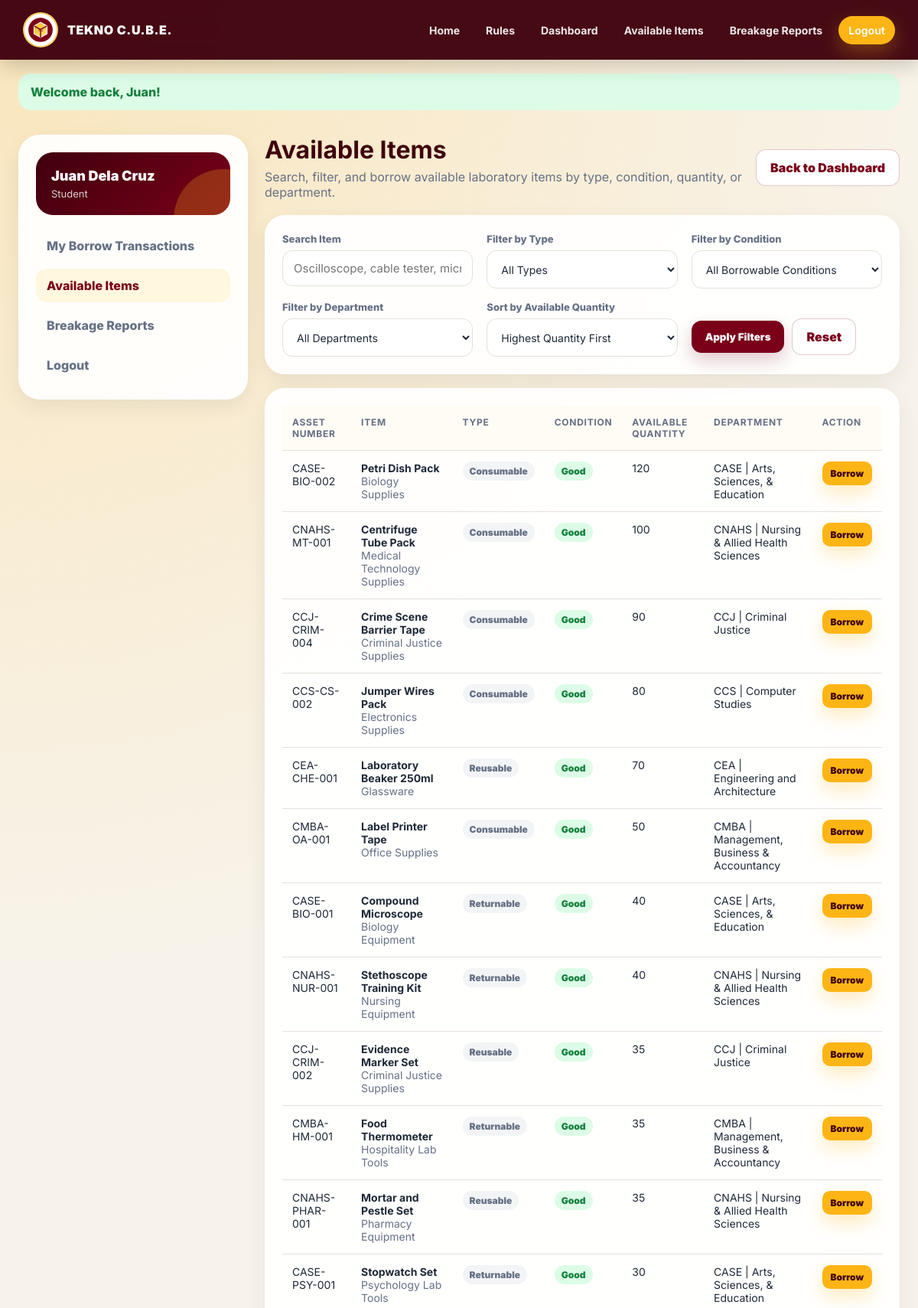
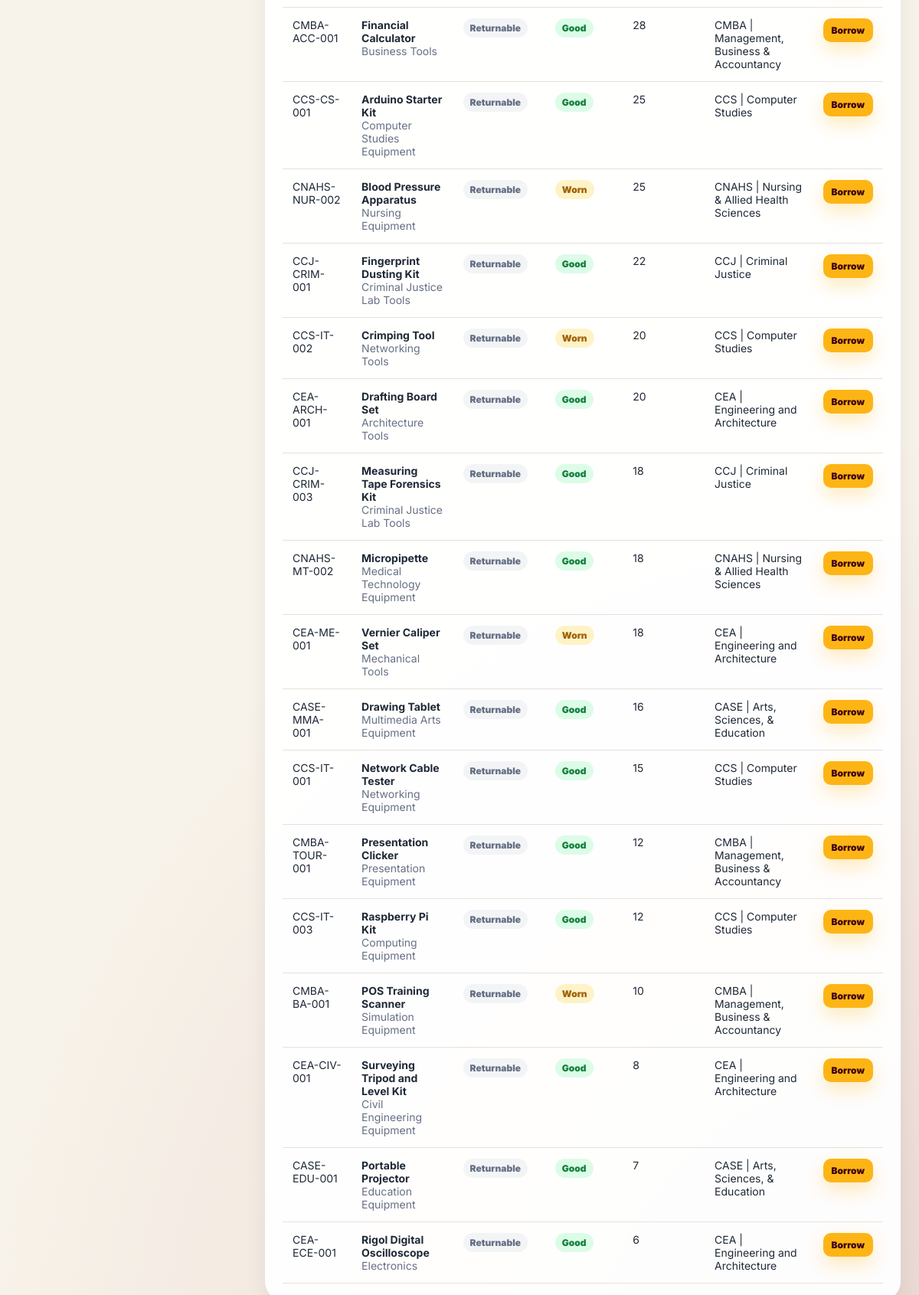
The page /student/available_items.php (signed in, upper part) on the database its author committed (2 pictures, top to bottom).
### tables this page shows
CREATE TABLE Student (
    UserID VARCHAR(20) PRIMARY KEY,
    Course VARCHAR(100) NOT NULL,
    EnrollmentStatus ENUM('Officially Enrolled','Inactive') NOT NULL DEFAULT 'Officially Enrolled',
    HasLiability BOOLEAN NOT NULL DEFAULT FALSE,
    CONSTRAINT fk_student_user FOREIGN KEY (UserID) REFERENCES `User`(UserID) ON DELETE CASCADE ON UPDATE CASCADE
);

CREATE TABLE `User` (
    UserID VARCHAR(20) PRIMARY KEY,
    FirstName VARCHAR(50) NOT NULL,
    LastName VARCHAR(50) NOT NULL,
    UserType ENUM('Student','Instructor','Admin') NOT NULL,
    Email VARCHAR(100) NOT NULL UNIQUE,
    PasswordHash VARCHAR(255) NOT NULL,
    CreatedAt TIMESTAMP NOT NULL DEFAULT CURRENT_TIMESTAMP
);

CREATE TABLE Inventory_item (
    AssetNumber VARCHAR(20) PRIMARY KEY,
    ItemName VARCHAR(100) NOT NULL,
    Category VARCHAR(50) NOT NULL,
    ItemType ENUM('Consumable','Reusable','Returnable') NOT NULL,
    CurrentCondition ENUM('Good','Worn','Damaged') NOT NULL DEFAULT 'Good',
    ReplacementCost DECIMAL(10,2) NOT NULL DEFAULT 0.00,
    QuantityAvailable INT NOT NULL DEFAULT 0,
    DepartmentID VARCHAR(20) NOT NULL,
    CONSTRAINT chk_inventory_replacement_cost CHECK (ReplacementCost >= 0),
    CONSTRAINT chk_inventory_quantity CHECK (QuantityAvailable >= 0),
    CONSTRAINT fk_inventory_department FOREIGN KEY (DepartmentID) REFERENCES Department(DepartmentID) ON DELETE RESTRICT ON UPDATE CASCADE
);

### connect.php (called while the page is built, shortened)
<?php
function url(string $path = ''): string
{
    return BASE_URL . ltrim($path, '/');
}
function h(?string $value): string
{
    return htmlspecialchars($value ?? '', ENT_QUOTES, 'UTF-8');
}
?>

### includes/options.php (called while the page is built, shortened)
<?php
function college_departments(): array
{
    return [
        'DEPT-CEA' => ['code' => 'CEA', 'name' => 'College of Engineering and Architecture', 'short' => 'Engineering and Architecture', 'location' => 'Engineering and Architecture Building'],
        'DEPT-CMBA' => ['code' => 'CMBA', 'name' => 'College of Management, Business & Accountancy', 'short' => 'Management, Business & Accountancy', 'location' => 'Management and Business Building'],
        'DEPT-CASE' => ['code' => 'CASE', 'name' => 'College of Arts, Sciences, & Education', 'short' => 'Arts, Sciences, & Education', 'location' => 'Arts, Sciences, and Education Building'],
        'DEPT-CNAHS' => ['code' => 'CNAHS', 'name' => 'College of Nursing & Allied Health Sciences', 'short' => 'Nursing & Allied Health Sciences', 'location' => 'Nursing and Allied Health Sciences Building'],
        'DEPT-CCS' => ['code' => 'CCS', 'name' => 'College of Computer Studies', 'short' => 'Computer Studies', 'location' => 'NGE Building'],
        'DEPT-CCJ' => ['code' => 'CCJ', 'name' => 'College of Criminal Justice', 'short' => 'Criminal Justice', 'location' => 'Criminal Justice Building'],
    ];
}
function department_code(string $departmentId): string
{
    $departments = college_departments();
    return $departments[$departmentId]['code'] ?? $departmentId;
}
function department_short_name(string $departmentId): string
{
    $departments = college_departments();
    return $departments[$departmentId]['short'] ?? $departmentId;
}
?>

### student/available_items.php (the view, shortened to what this page needs)
<?php
require_once '../connect.php';
require_once ROOT_PATH . '/includes/options.php';
$userId = $_SESSION['user_id'];
$stmt = $connection->prepare('SELECT u.*, s.Course, s.EnrollmentStatus, s.HasLiability FROM `User` u JOIN Student s ON u.UserID=s.UserID WHERE u.UserID=?');
$stmt->bind_param('s', $userId);
$stmt->execute();
$profile = $stmt->get_result()->fetch_assoc();
$search = trim($_GET['search'] ?? '');
$qtySort = strtolower($_GET['qty_sort'] ?? 'desc') === 'asc' ? 'ASC' : 'DESC';
$where = ['i.QuantityAvailable > 0', "i.CurrentCondition <> 'Damaged'"];
$sql = 'SELECT i.*, d.DepartmentName FROM Inventory_item i JOIN Department d ON i.DepartmentID=d.DepartmentID WHERE ' . implode(' AND ', $where) . " ORDER BY i.QuantityAvailable {$qtySort}, i.ItemName ASC";
$stmt = $connection->prepare($sql);
$stmt->execute();
$items = $stmt->get_result();
$canBorrow = ($profile['EnrollmentStatus'] === 'Officially Enrolled' && (int)$profile['HasLiability'] === 0);
require_once ROOT_PATH . '/includes/header.php';
?>
<div class="layout">
    <aside class="sidebar">
        <div class="profile-box">
            <div class="name"><?= h($profile['FirstName'].' '.$profile['LastName']) ?></div>
            <div class="role">Student</div>
        </div>
        <div class="side-links">
            <a href="<?= url('student/dashboard.php') ?>">My Borrow Transactions</a>
            <a class="active" href="<?= url('student/available_items.php') ?>">Available Items</a>
            <a href="<?= url('student/breakage_reports.php') ?>">Breakage Reports</a>
            <a href="<?= url('logout.php') ?>">Logout</a>
        </div>
    </aside>
    <section class="content">
        <div class="page-head">
            <div>
                <h1>Available Items</h1>
                <p>Search, filter, and borrow available laboratory items by type, condition, quantity, or department.</p>
            </div>
            <a class="btn btn-outline" href="<?= url('student/dashboard.php') ?>">Back to Dashboard</a>
        </div>
        <div class="panel filter-bar">
            <form method="get" class="form-grid">
                <div>
                    <label for="search">Search Item</label>
                    <input id="search" type="text" name="search" value="<?= h($search) ?>" placeholder="Oscilloscope, cable tester, microscope">
                </div>
                <div>
                    <label for="type">Filter by Type</label>
                    <select id="type" name="type">
                        <option value="">All Types</option>
                    </select>
                </div>
                <div>
                    <label for="condition">Filter by Condition</label>
                    <select id="condition" name="condition">
                        <option value="">All Borrowable Conditions</option>
                    </select>
                </div>
                <div>
                    <label for="department">Filter by Department</label>
                    <select id="department" name="department">
                        <option value="">All Departments</option>
                    </select>
                </div>
                <div>
                    <label for="qty_sort">Sort by Available Quantity</label>
                    <select id="qty_sort" name="qty_sort">
                        <option value="desc" <?= $qtySort === 'DESC' ? 'selected' : '' ?>>Highest Quantity First</option>
                    </select>
                </div>
                <div class="form-actions" style="justify-content:flex-start;margin-top:20px;">
                    <button class="btn btn-primary" type="submit">Apply Filters</button>
                    <a class="btn btn-outline" href="<?= url('student/available_items.php') ?>">Reset</a>
                </div>
            </form>
        </div>
        <div class="panel table-wrap">
            <table>
                <thead>
                    <tr>
                        <th>Asset Number</th>
                        <th>Item</th>
                        <th>Type</th>
                        <th>Condition</th>
                        <th>Available Quantity</th>
                        <th>Department</th>
                        <th>Action</th>
                    </tr>
                </thead>
                <tbody>
                    <?php while ($row = $items->fetch_assoc()): ?>
                        <tr>
                            <td><?= h($row['AssetNumber']) ?></td>
                            <td>
                                <strong><?= h($row['ItemName']) ?></strong><br>
                                <span class="subtle"><?= h($row['Category']) ?></span>
                            </td>
                            <td><span class="badge badge-muted"><?= h($row['ItemType']) ?></span></td>
                            <td><span class="badge <?= $row['CurrentCondition'] === 'Good' ? 'badge-success' : 'badge-warning' ?>"><?= h($row['CurrentCondition']) ?></span></td>
                            <td><?= h((string)$row['QuantityAvailable']) ?></td>
                            <td><?= h(department_code($row['DepartmentID']) . ' | ' . department_short_name($row['DepartmentID'])) ?></td>
                            <td>
                                <?php if ($canBorrow): ?>
                                    <form method="post" action="<?= url('student/borrow.php') ?>" onsubmit="return confirm('Borrow <?= h($row['ItemName']) ?>?');">
                                        <button class="btn btn-small btn-gold" type="submit">Borrow</button>
                                    </form>
                                <?php else: ?>
                                    <button class="btn btn-small btn-outline" type="button" disabled>Not Allowed</button>
                                <?php endif; ?>
                            </td>
                        </tr>
                    <?php endwhile; ?>
                </tbody>
            </table>
        </div>
    </section>
</div>
<?php require_once ROOT_PATH . '/includes/footer.php'; ?>

### rows shown on the page
student: UserID.LastName "Juan Dela Cruz"
inventory_item: AssetNumber "CASE-BIO-002", ItemName "Petri Dish Pack", Category "Biology Supplies", ItemType "Consumable", CurrentCondition "Good", QuantityAvailable "120", DepartmentID "CASE | Arts, Sciences, & Education"
inventory_item: AssetNumber "CNAHS-MT-001", ItemName "Centrifuge Tube Pack", Category "Medical Technology Supplies", ItemType "Consumable", CurrentCondition "Good", QuantityAvailable "100", DepartmentID "CNAHS | Nursing & Allied Health Sciences"
inventory_item: AssetNumber "CCJ-CRIM-004", ItemName "Crime Scene Barrier Tape", Category "Criminal Justice Supplies", ItemType "Consumable", CurrentCondition "Good", QuantityAvailable "90", DepartmentID "CCJ | Criminal Justice"
inventory_item: AssetNumber "CCS-CS-002", ItemName "Jumper Wires Pack", Category "Electronics Supplies", ItemType "Consumable", CurrentCondition "Good", QuantityAvailable "80", DepartmentID "CCS | Computer Studies"
inventory_item: AssetNumber "CEA-CHE-001", ItemName "Laboratory Beaker 250ml", Category "Glassware", ItemType "Reusable", CurrentCondition "Good", QuantityAvailable "70", DepartmentID "CEA | Engineering and Architecture"
inventory_item: AssetNumber "CMBA-OA-001", ItemName "Label Printer Tape", Category "Office Supplies", ItemType "Consumable", CurrentCondition "Good", QuantityAvailable "50", DepartmentID "CMBA | Management, Business & Accountancy"
inventory_item: AssetNumber "CASE-BIO-001", ItemName "Compound Microscope", Category "Biology Equipment", ItemType "Returnable", CurrentCondition "Good", QuantityAvailable "40", DepartmentID "CASE | Arts, Sciences, & Education"
inventory_item: AssetNumber "CNAHS-NUR-001", ItemName "Stethoscope Training Kit", Category "Nursing Equipment", ItemType "Returnable", CurrentCondition "Good", QuantityAvailable "40", DepartmentID "CNAHS | Nursing & Allied Health Sciences"
inventory_item: AssetNumber "CCJ-CRIM-002", ItemName "Evidence Marker Set", Category "Criminal Justice Supplies", ItemType "Reusable", CurrentCondition "Good", QuantityAvailable "35", DepartmentID "CCJ | Criminal Justice"
inventory_item: AssetNumber "CMBA-HM-001", ItemName "Food Thermometer", Category "Hospitality Lab Tools", ItemType "Returnable", CurrentCondition "Good", QuantityAvailable "35", DepartmentID "CMBA | Management, Business & Accountancy"
inventory_item: AssetNumber "CNAHS-PHAR-001", ItemName "Mortar and Pestle Set", Category "Pharmacy Equipment", ItemType "Reusable", CurrentCondition "Good", QuantityAvailable "35", DepartmentID "CNAHS | Nursing & Allied Health Sciences"
inventory_item: AssetNumber "CASE-PSY-001", ItemName "Stopwatch Set", Category "Psychology Lab Tools", ItemType "Returnable", CurrentCondition "Good", QuantityAvailable "30", DepartmentID "CASE | Arts, Sciences, & Education"
inventory_item: AssetNumber "CMBA-ACC-001", ItemName "Financial Calculator", Category "Business Tools", ItemType "Returnable", CurrentCondition "Good", QuantityAvailable "28", DepartmentID "CMBA | Management, Business & Accountancy"
inventory_item: AssetNumber "CCS-CS-001", ItemName "Arduino Starter Kit", Category "Computer Studies Equipment", ItemType "Returnable", CurrentCondition "Good", QuantityAvailable "25", DepartmentID "CCS | Computer Studies"
inventory_item: AssetNumber "CNAHS-NUR-002", ItemName "Blood Pressure Apparatus", Category "Nursing Equipment", ItemType "Returnable", CurrentCondition "Worn", QuantityAvailable "25", DepartmentID "CNAHS | Nursing & Allied Health Sciences"
inventory_item: AssetNumber "CCJ-CRIM-001", ItemName "Fingerprint Dusting Kit", Category "Criminal Justice Lab Tools", ItemType "Returnable", CurrentCondition "Good", QuantityAvailable "22", DepartmentID "CCJ | Criminal Justice"
inventory_item: AssetNumber "CCS-IT-002", ItemName "Crimping Tool", Category "Networking Tools", ItemType "Returnable", CurrentCondition "Worn", QuantityAvailable "20", DepartmentID "CCS | Computer Studies"
inventory_item: AssetNumber "CEA-ARCH-001", ItemName "Drafting Board Set", Category "Architecture Tools", ItemType "Returnable", CurrentCondition "Good", QuantityAvailable "20", DepartmentID "CEA | Engineering and Architecture"
inventory_item: AssetNumber "CCJ-CRIM-003", ItemName "Measuring Tape Forensics Kit", Category "Criminal Justice Lab Tools", ItemType "Returnable", CurrentCondition "Good", QuantityAvailable "18", DepartmentID "CCJ | Criminal Justice"
inventory_item: AssetNumber "CNAHS-MT-002", ItemName "Micropipette", Category "Medical Technology Equipment", ItemType "Returnable", CurrentCondition "Good", QuantityAvailable "18", DepartmentID "CNAHS | Nursing & Allied Health Sciences"
inventory_item: AssetNumber "CEA-ME-001", ItemName "Vernier Caliper Set", Category "Mechanical Tools", ItemType "Returnable", CurrentCondition "Worn", QuantityAvailable "18", DepartmentID "CEA | Engineering and Architecture"
inventory_item: AssetNumber "CASE-MMA-001", ItemName "Drawing Tablet", Category "Multimedia Arts Equipment", ItemType "Returnable", CurrentCondition "Good", QuantityAvailable "16", DepartmentID "CASE | Arts, Sciences, & Education"
inventory_item: AssetNumber "CCS-IT-001", ItemName "Network Cable Tester", Category "Networking Equipment", ItemType "Returnable", CurrentCondition "Good", QuantityAvailable "15", DepartmentID "CCS | Computer Studies"
inventory_item: AssetNumber "CMBA-TOUR-001", ItemName "Presentation Clicker", Category "Presentation Equipment", ItemType "Returnable", CurrentCondition "Good", QuantityAvailable "12", DepartmentID "CMBA | Management, Business & Accountancy"
inventory_item: AssetNumber "CCS-IT-003", ItemName "Raspberry Pi Kit", Category "Computing Equipment", ItemType "Returnable", CurrentCondition "Good", QuantityAvailable "12", DepartmentID "CCS | Computer Studies"
inventory_item: AssetNumber "CMBA-BA-001", ItemName "POS Training Scanner", Category "Simulation Equipment", ItemType "Returnable", CurrentCondition "Worn", QuantityAvailable "10", DepartmentID "CMBA | Management, Business & Accountancy"
inventory_item: AssetNumber "CEA-CIV-001", ItemName "Surveying Tripod and Level Kit", Category "Civil Engineering Equipment", ItemType "Returnable", CurrentCondition "Good", QuantityAvailable "8", DepartmentID "CEA | Engineering and Architecture"
inventory_item: AssetNumber "CASE-EDU-001", ItemName "Portable Projector", Category "Education Equipment", ItemType "Returnable", CurrentCondition "Good", QuantityAvailable "7", DepartmentID "CASE | Arts, Sciences, & Education"
inventory_item: AssetNumber "CEA-ECE-001", ItemName "Rigol Digital Oscilloscope", Category "Electronics", ItemType "Returnable", CurrentCondition "Good", QuantityAvailable "6", DepartmentID "CEA | Engineering and Architecture"

### other values the page prints
$flash['message'] "Welcome back, Juan!"
